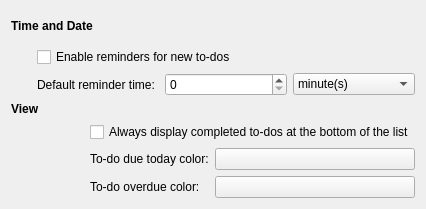
<?xml version="1.0" encoding="UTF-8"?>
<ui version="4.0">
 <class>ConfigWidget</class>
 <widget class="QWidget" name="ConfigWidget">
  <property name="geometry">
   <rect>
    <x>0</x>
    <y>0</y>
    <width>426</width>
    <height>209</height>
   </rect>
  </property>
  <layout class="QVBoxLayout" name="verticalLayout">
   <item>
    <layout class="QGridLayout" name="gridLayout" rowstretch="0,1,1" columnstretch="0,1,1,1">
     <item row="0" column="0" colspan="4">
      <widget class="QLabel" name="label">
       <property name="font">
        <font>
         <weight>75</weight>
         <bold>true</bold>
        </font>
       </property>
       <property name="text">
        <string>Time and Date</string>
       </property>
      </widget>
     </item>
     <item row="1" column="0">
      <spacer name="horizontalSpacer">
       <property name="orientation">
        <enum>Qt::Horizontal</enum>
       </property>
       <property name="sizeType">
        <enum>QSizePolicy::Fixed</enum>
       </property>
       <property name="sizeHint" stdset="0">
        <size>
         <width>20</width>
         <height>20</height>
        </size>
       </property>
      </spacer>
     </item>
     <item row="1" column="1" colspan="3">
      <widget class="QCheckBox" name="kcfg_RemindersForNewTodos">
       <property name="text">
        <string>Enable reminders for new to-dos</string>
       </property>
      </widget>
     </item>
     <item row="2" column="1">
      <widget class="QLabel" name="defaultReminderTimeLabel">
       <property name="text">
        <string>Default reminder time:</string>
       </property>
      </widget>
     </item>
     <item row="2" column="2">
      <widget class="QSpinBox" name="kcfg_ReminderDefaultTime"/>
     </item>
     <item row="2" column="3">
      <widget class="QComboBox" name="kcfg_ReminderDefaultUnit">
       <item>
        <property name="text">
         <string>minute(s)</string>
        </property>
       </item>
       <item>
        <property name="text">
         <string>hour(s)</string>
        </property>
       </item>
       <item>
        <property name="text">
         <string>day(s)</string>
        </property>
       </item>
      </widget>
     </item>
    </layout>
   </item>
   <item>
    <layout class="QGridLayout" name="gridLayout_2">
     <item row="0" column="0" colspan="2">
      <widget class="QLabel" name="label_3">
       <property name="font">
        <font>
         <weight>75</weight>
         <bold>true</bold>
        </font>
       </property>
       <property name="text">
        <string>View</string>
       </property>
      </widget>
     </item>
     <item row="1" column="0" rowspan="2">
      <spacer name="horizontalSpacer_3">
       <property name="orientation">
        <enum>Qt::Horizontal</enum>
       </property>
       <property name="sizeType">
        <enum>QSizePolicy::Fixed</enum>
       </property>
       <property name="sizeHint" stdset="0">
        <size>
         <width>20</width>
         <height>20</height>
        </size>
       </property>
      </spacer>
     </item>
     <item row="1" column="1">
      <widget class="QCheckBox" name="kcfg_ShowCompletedTodosAtBottom">
       <property name="text">
        <string>Always display completed to-dos at the bottom of the list</string>
       </property>
      </widget>
     </item>
     <item row="2" column="1">
      <layout class="QFormLayout" name="formLayout_6">
       <property name="fieldGrowthPolicy">
        <enum>QFormLayout::AllNonFixedFieldsGrow</enum>
       </property>
       <item row="0" column="0">
        <widget class="QLabel" name="label_9">
         <property name="text">
          <string>To-do due today color:</string>
         </property>
        </widget>
       </item>
       <item row="0" column="1">
        <widget class="KColorButton" name="kcfg_TodoDueColor"/>
       </item>
       <item row="1" column="0">
        <widget class="QLabel" name="label_10">
         <property name="text">
          <string>To-do overdue color:</string>
         </property>
        </widget>
       </item>
       <item row="1" column="1">
        <widget class="KColorButton" name="kcfg_TodoOverdueColor"/>
       </item>
      </layout>
     </item>
    </layout>
   </item>
  </layout>
 </widget>
 <customwidgets>
  <customwidget>
   <class>KColorButton</class>
   <extends>QPushButton</extends>
   <header>kcolorbutton.h</header>
  </customwidget>
 </customwidgets>
 <resources/>
 <connections/>
</ui>
